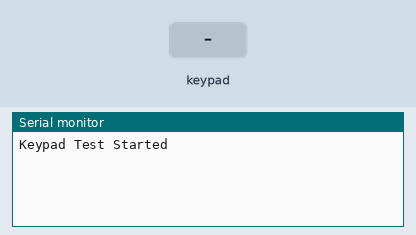
This sketch was run on a simulated Arduino Uno, built with avr-gcc and run on an emulated ATmega328P. On the bench: the last lines printed to the serial monitor. The inputs (shaded band) are chosen by the test bench.

Above: at 1.2 s.
1.3 s: key 'D' pressed
At 2.3 s:
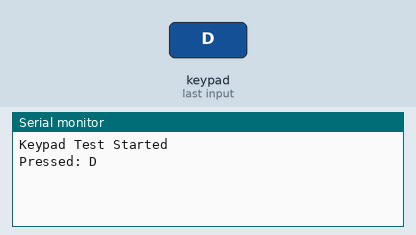
2.8 s: keypad keys 1 2 pressed 0.4 s apart
At 3.8 s:
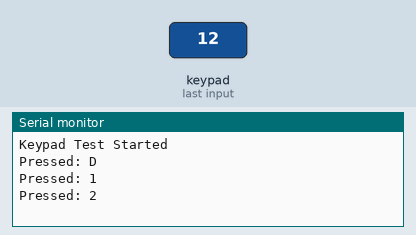
5.1 s: key '#' pressed
At 6.3 s:
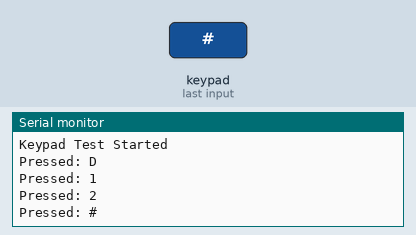
6.6 s: keypad keys 1 2 * pressed 0.4 s apart
At 8.2 s:
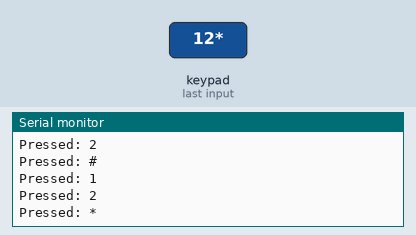
9.3 s: key 'C' pressed
At 9.6 s:
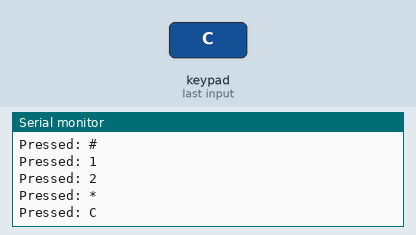
10.8 s: keypad keys 1 2 A pressed 0.4 s apart
At 12.6 s:
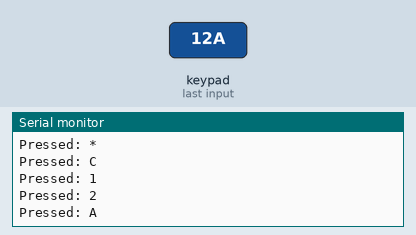

The sketch:

keypad_test.ino
```cpp
#include <Wire.h>
#include <I2CKeyPad.h>

#define KEYPAD_ADDR 0x20

I2CKeyPad keyPad(KEYPAD_ADDR);
char keyMap[19] = "D#0*C987B654A321NF";

void setup() {
  Serial.begin(9600);
  Wire.begin();

  if (!keyPad.begin()) {
    Serial.println("Keypad not found. Check wiring/address.");
    while (1);
  }

  keyPad.loadKeyMap(keyMap);

  Serial.println("Keypad Test Started");
}

void loop() {
  if (keyPad.isPressed()) {
    char key = keyPad.getChar();

    if (key != 'N' && key != 'F' && key != 0) {
      Serial.print("Pressed: ");
      Serial.println(key);
    }

    while (keyPad.isPressed()) {
      delay(20);
    }

    delay(150);
  }
}
```

Measured:
- after the input at 1.3 s, the serial monitor: prints a new line at once (image 1)
- after the input at 2.8 s, the serial monitor: prints a new line at once (image 2)
- after the input at 5.1 s, the serial monitor: prints a new line at once (image 3)
- after the input at 6.6 s, the serial monitor: prints a new line at once (image 4)
- after the input at 9.3 s, the serial monitor: prints a new line at once (image 5)
- after the input at 10.8 s, the serial monitor: prints a new line at once (image 6)
